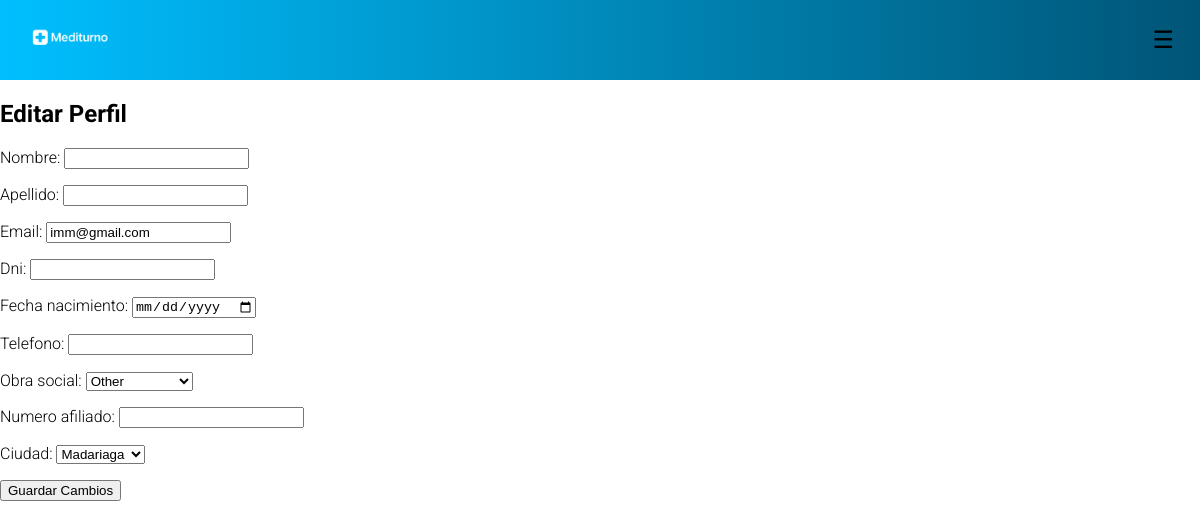
Screenshot of /users/edit_profile/ (signed in) with the database file from the repository.
### users/models.py (models this page shows, shortened)
class CustomUser(AbstractUser):
    objects = CustomUserManager()
    USER_TYPES = (
        ('user', 'User'),
        ('medic', 'Medic'),
        ('clinic', 'Clinic'),
    )
    OBRA_SOCIAL_CHOICES = (
        ('osde', 'OSDE'),
        ('swiss_medical', 'Swiss Medical'),
        ('galeno', 'Galeno'),
        ('medife', 'Medifé'),
        ('other', 'Other')
    )
    CIUDAD_CHOICES = (
        ('villa_gesell', 'Villa Gesell'),
        ('pinamar', 'Pinamar'),
        ('madariaga', 'Madariaga'),
    )
    role = models.CharField(max_length=10, choices=USER_TYPES, default='user', blank=True, null=True)
    obra_social = models.CharField(
        max_length=20,
        choices=OBRA_SOCIAL_CHOICES,
        default='other',
        blank=True,
        null=True
    )
    numero_afiliado = models.CharField(
        max_length=20,
        unique=True,
        null=True,
        blank=True,
        validators=[
            RegexValidator(
                regex=r'^\d{8,12}$',
                message="Número de afiliado debe contener entre 8 y 12 dígitos numéricos",
                code='invalid_numero_afiliado'
            )
        ]
    )
    dni = models.CharField(
        max_length=8,
        null=True,
        blank=True,
        validators=[
            RegexValidator(
                regex=r'^\d{8}$',
                message="El DNI debe contener exactamente 8 dígitos numéricos",
                code='invalid_dni'
            )
        ]
    )
    email = models.EmailField(unique=True)
    nombre = models.CharField(max_length=50,blank=True,null=True)
    apellido = models.CharField(max_length=50, blank=True, null=True)
    fecha_nacimiento = models.DateField(validators=[validate_birth_date], blank=True, null=True)
    telefono = models.CharField(
        max_length=15,
        blank=True,
        null=True,
        validators=[
            RegexValidator(
                regex=r'^\+?\d{7,15}$',
                message="El teléfono debe contener entre 7 y 15 dígitos, opcionalmente con un prefijo internacional.",
                code='invalid_telefono'
            )
        ]
    )
    ciudad = models.CharField(
        max_length=50,
        choices=CIUDAD_CHOICES,
        default='villa_gesell',
        blank=True,
        null=True
    )
    direccion = models.CharField(
        max_length=2048,
        blank=True,
        null=True
    )

### users/views.py (the view)
# urls.py: path('edit_profile/', edit_profile, name='edit_profile'),
@login_required(login_url='/users/login/')
def edit_profile(request):
    user = request.user
    if request.method == 'POST':
        form = CustomUserUpdateForm(request.POST, instance=user)
        if form.is_valid():
            form.save()
            return redirect("users:home")
    else:
        form = CustomUserUpdateForm(instance=user)
    return render(request, 'users/edit_profile.html', {'form': form})

### users/forms.py
class CustomUserUpdateForm(forms.ModelForm):
    class Meta:
        model = CustomUser
        fields = [
            'nombre', 'apellido', 'email', 'dni', 'fecha_nacimiento', 'telefono',
            'obra_social', 'numero_afiliado', 'ciudad'
        ]
        widgets = {
            'fecha_nacimiento': forms.DateInput(attrs={'type': 'date'}),
        }

### users/templates/users/edit_profile.html (shortened to what this page needs)
{% load static %}
<!DOCTYPE html>
<html lang="es">
<head>
    <link rel="stylesheet" href="{% static 'css/global.css' %}">
    <link rel="stylesheet" href="{% static 'users/css/map.css' %}">
</head>
<body>
    {% include "includes/header.html" %}
    <h2>Editar Perfil</h2>
    <form method="post">
        {{ form.as_p }}
        <button type="submit">Guardar Cambios</button>
    </form>
</body>
</html>

### static/css/global.css (style rules this page uses)
:root { --background-color: white; --text-color: black; --text-shadow-color: #e0e0e0; --header-gradient: linear-gradient(to right, #00bfff, #005577); --menu-gradient: linear-gradient(to right, #005577, #00bfff); --mobile-menu-gradient: linear-gradient(to left, #00bfff, #004e73); --button-color: #005577; --shadow-color: rgba(0, 0, 0, 0.2); }
body { background-color: var(--background-color); color: var(--text-color); transition: background-color 0.3s ease, color 0.3s ease; margin: 0; font-family: 'Roboto', sans-serif; font-weight: 300; }
a, p, h1, h2, h3 { color: var(--text-color); }

### static/users/css/map.css (style rules this page uses)
html, body { margin: 0; padding: 0; height: 100%; }

### rows the page displays
CustomUser: email "imm@gmail.com", obra_social "Other", ciudad "Madariaga"
